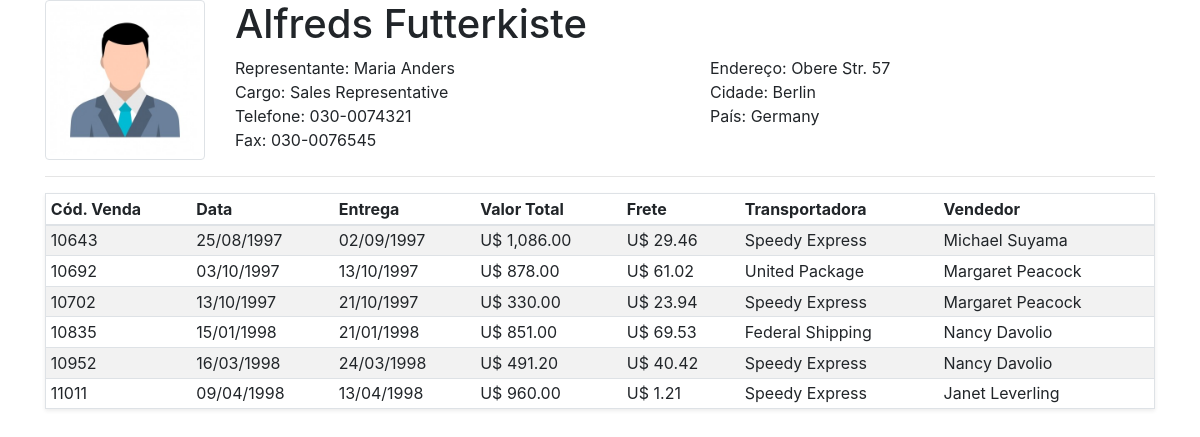
/Painel.php?idPg=11&tbl=customers&column=CustomerID&id=ALFKI, run on the app's committed database.
### tables this page shows
CREATE TABLE IF NOT EXISTS `customers` (
  `CustomerID` varchar(5) NOT NULL,
  `CompanyName` varchar(40) NOT NULL,
  `ContactName` varchar(30) DEFAULT NULL,
  `ContactTitle` varchar(30) DEFAULT NULL,
  `Address` varchar(60) DEFAULT NULL,
  `City` varchar(15) DEFAULT NULL,
  `Region` varchar(15) DEFAULT NULL,
  `PostalCode` varchar(10) DEFAULT NULL,
  `Country` varchar(15) DEFAULT NULL,
  `Phone` varchar(24) DEFAULT NULL,
  `Fax` varchar(24) DEFAULT NULL,
  PRIMARY KEY (`CustomerID`),
  KEY `City` (`City`),
  KEY `CompanyName` (`CompanyName`),
  KEY `PostalCode` (`PostalCode`),
  KEY `Region` (`Region`)
);

CREATE TABLE IF NOT EXISTS `orders` (
  `OrderID` int(11) NOT NULL AUTO_INCREMENT,
  `CustomerID` varchar(5) DEFAULT NULL,
  `EmployeeID` int(11) DEFAULT NULL,
  `OrderDate` datetime DEFAULT NULL,
  `RequiredDate` datetime DEFAULT NULL,
  `ShippedDate` datetime DEFAULT NULL,
  `ShipVia` int(11) DEFAULT NULL,
  `Freight` decimal(10,4) DEFAULT '0.0000',
  `ShipName` varchar(40) DEFAULT NULL,
  `ShipAddress` varchar(60) DEFAULT NULL,
  `ShipCity` varchar(15) DEFAULT NULL,
  `ShipRegion` varchar(15) DEFAULT NULL,
  `ShipPostalCode` varchar(10) DEFAULT NULL,
  `ShipCountry` varchar(15) DEFAULT NULL,
  PRIMARY KEY (`OrderID`),
  KEY `OrderDate` (`OrderDate`),
  KEY `ShippedDate` (`ShippedDate`),
  KEY `ShipPostalCode` (`ShipPostalCode`),
  KEY `FK_Orders_Customers` (`CustomerID`),
  KEY `FK_Orders_Employees` (`EmployeeID`),
  KEY `FK_Orders_Shippers` (`ShipVia`)
);

CREATE TABLE IF NOT EXISTS `shippers` (
  `ShipperID` int(11) NOT NULL AUTO_INCREMENT,
  `CompanyName` varchar(40) NOT NULL,
  `Phone` varchar(24) DEFAULT NULL,
  PRIMARY KEY (`ShipperID`)
);

CREATE TABLE IF NOT EXISTS `employees` (
  `EmployeeID` int(11) NOT NULL AUTO_INCREMENT,
  `LastName` varchar(20) NOT NULL,
  `FirstName` varchar(10) NOT NULL,
  `Title` varchar(30) DEFAULT NULL,
  `TitleOfCourtesy` varchar(25) DEFAULT NULL,
  `BirthDate` datetime DEFAULT NULL,
  `HireDate` datetime DEFAULT NULL,
  `Address` varchar(60) DEFAULT NULL,
  `City` varchar(15) DEFAULT NULL,
  `Region` varchar(15) DEFAULT NULL,
  `PostalCode` varchar(10) DEFAULT NULL,
  `Country` varchar(15) DEFAULT NULL,
  `HomePhone` varchar(24) DEFAULT NULL,
  `Extension` varchar(4) DEFAULT NULL,
  `Photo` longblob,
  `Notes` mediumtext NOT NULL,
  `ReportsTo` int(11) DEFAULT NULL,
  `PhotoPath` varchar(255) DEFAULT NULL,
  `Salary` float DEFAULT NULL,
  PRIMARY KEY (`EmployeeID`),
  KEY `LastName` (`LastName`),
  KEY `PostalCode` (`PostalCode`),
  KEY `FK_Employees_Employees` (`ReportsTo`)
);

### FuncoesDAO.php (called while the page is built, shortened)
<?php
function consultarPorId($vConn, $tbl, $column, $id){
    $sqlCliente = "Select * from $tbl where $column like '$id'";
    $rsCliente = mysqli_query($vConn, $sqlCliente) or die(mysqli_error($vConn));
    return $rsCliente;
}
function listarVendasCliente($vConn, $id){
    $sqlVendas = "Select * from orders O, employees E, Shippers S where O.CustomerId like '$id' and O.EmployeeID = E.EmployeeID and O.ShipVia = S.ShipperID";
    $rsVendas = mysqli_query($vConn, $sqlVendas) or die(mysqli_error($vConn));
    return $rsVendas;
}
function calcularCompra($vConn, $idVenda){
    $sqlTotal = "SELECT sum(OD.UnitPrice * OD.Quantity) as total FROM Orderdetails OD,";
    $sqlTotal .= "Orders O where OD.orderid = O.orderid and O.orderid = $idVenda";
    $rsTotal = mysqli_query($vConn, $sqlTotal) or die(mysqli_error($vConn));
    $tblTotal = mysqli_fetch_array($rsTotal);
    return $tblTotal['total'];
}
function corrigirData($tmpData){
    $vData = explode("-", $tmpData);
    $vDia = explode(" ", $vData[2]);
    return $vDia[0] . "/" . $vData[1] . "/" . $vData[0];
}
?>

### InfoCliente.php (the view)
<?php
$id = $_GET['id'];
$tbl = $_GET['tbl'];
$column = $_GET['column'];
$rsCliente = consultarPorId($vConn, $tbl, $column, $id);
$rsVenda = listarVendasCliente($vConn, $id);
$tblCliente = mysqli_fetch_array($rsCliente);
?>
<div class="row">
    <div class="col-lg-2">
        <img src="img/user.jpg" class="img-thumbnail">
    </div>
    <div class="col-lg-10">
        <div class="row">
            <div class="col-lg-12">
                <h1><?= $tblCliente['CompanyName'] ?></h1>
            </div>
        </div>
        <div class="row">
            <div class="col-lg-6">
                Representante: <?= $tblCliente['ContactName'] ?><br>
                Cargo: <?= $tblCliente['ContactTitle'] ?><br>
                Telefone: <?= $tblCliente['Phone'] ?><br>
                Fax: <?= $tblCliente['Fax'] ?><br>
            </div>
            <div class="col-lg-6">
                Endereço: <?= $tblCliente['Address'] ?><br>
                Cidade: <?= $tblCliente['City'] ?><br>
                País: <?= $tblCliente['Country'] ?><br>
            </div>
        </div>
    </div>
</div>
        <hr>
        <table class="table table-sm table-striped shadow-sm border">
            <thead>
                    <th>Cód. Venda</th>
                    <th>Data</th>
                    <th>Entrega</th>
                    <th>Valor Total</th>
                    <th>Frete</th>
                    <th>Transportadora</th>
                    <th>Vendedor</th>
            </thead>
            <tbody>
                <?php
                while ($tblVenda = mysqli_fetch_array($rsVenda)) {
                    ?>
                    <tr>
                        <td><?= $tblVenda['OrderID'] ?></td>
                        <td><?= corrigirData($tblVenda['OrderDate']) ?></td>
                        <td><?= corrigirData($tblVenda['ShippedDate']) ?></td>
                        <td>U$ <?=number_format(calcularCompra($vConn, $tblVenda['OrderID']),2) ?></td>
                        <td>U$ <?= number_format($tblVenda['Freight'], 2) ?></td>
                        <td><?= $tblVenda['CompanyName'] ?></td>
                        <td><?= $tblVenda['FirstName'] . " " . $tblVenda['LastName'] ?></td>
                    </tr>
                <?php } ?>
            </tbody>
        </table>

### data on the page
customers: CompanyName "Alfreds Futterkiste", ContactName "Maria Anders", ContactTitle "Sales Representative", Phone "030-0074321", Fax "030-0076545", Address "Obere Str. 57", City "Berlin", Country "Germany"
orders: OrderID "10643", OrderDate "25/08/1997", ShippedDate "02/09/1997", OrderID "1,086.00", Freight "29.46", shippers.CompanyName "Speedy Express", EmployeeID.FirstName "Michael", EmployeeID.LastName "Suyama"
orders: OrderID "10692", OrderDate "03/10/1997", ShippedDate "13/10/1997", OrderID "878.00", Freight "61.02", shippers.CompanyName "United Package", EmployeeID.FirstName "Margaret", EmployeeID.LastName "Peacock"
orders: OrderID "10702", OrderDate "13/10/1997", ShippedDate "21/10/1997", OrderID "330.00", Freight "23.94", shippers.CompanyName "Speedy Express", EmployeeID.FirstName "Margaret", EmployeeID.LastName "Peacock"
orders: OrderID "10835", OrderDate "15/01/1998", ShippedDate "21/01/1998", OrderID "851.00", Freight "69.53", shippers.CompanyName "Federal Shipping", EmployeeID.FirstName "Nancy", EmployeeID.LastName "Davolio"
orders: OrderID "10952", OrderDate "16/03/1998", ShippedDate "24/03/1998", OrderID "491.20", Freight "40.42", shippers.CompanyName "Speedy Express", EmployeeID.FirstName "Nancy", EmployeeID.LastName "Davolio"
orders: OrderID "11011", OrderDate "09/04/1998", ShippedDate "13/04/1998", OrderID "960.00", Freight "1.21", shippers.CompanyName "Speedy Express", EmployeeID.FirstName "Janet", EmployeeID.LastName "Leverling"
